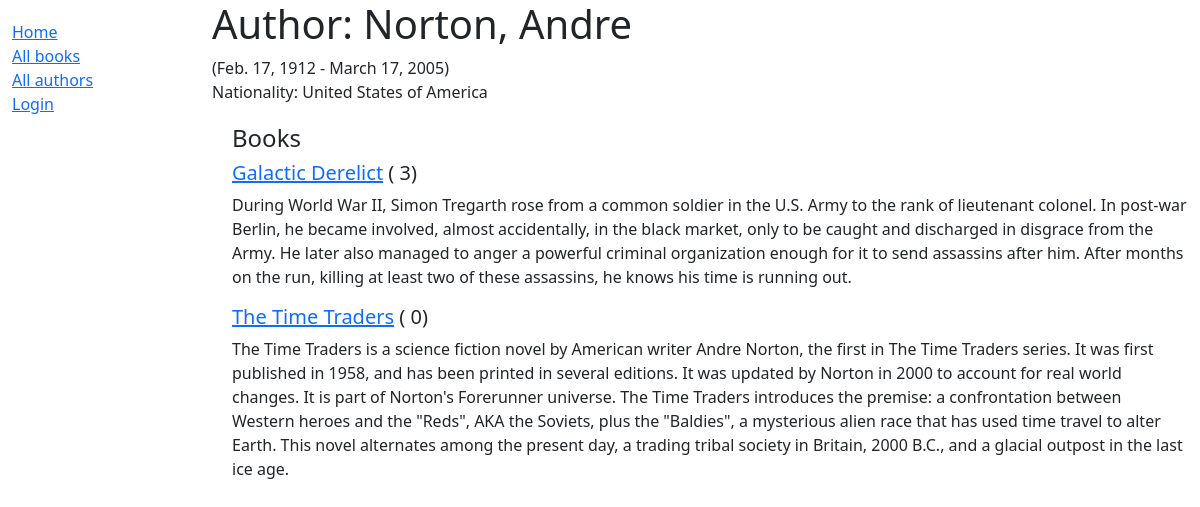
Screenshot of /catalog/author/7 with the database file from the repository.
### catalog/models.py (models this page shows, shortened)
class Author(models.Model):
    first_name = models.CharField(max_length=100)
    last_name = models.CharField(max_length=100)
    country = models.ForeignKey(Country, on_delete=models.SET_NULL, null=True, blank=True, help_text='Select the country of the author')
    date_of_birth = models.DateField(null=True, blank=True)
    date_of_death = models.DateField('died', null=True, blank=True)
    class Meta:
        ordering = ['last_name', 'first_name']

class Country(models.Model):
    name = models.CharField(max_length=100, unique=True)
    code = models.CharField(max_length=3, unique=True, help_text='ISO 3166-1 alpha-3 country code')
    def __str__(self):
        return self.name

class Book(models.Model):
    title = models.CharField(max_length=200)
    author = models.ForeignKey(
        'Author',
        on_delete=models.RESTRICT,
        null=True
    )
    summary = models.TextField(
        max_length=1000,
        help_text="Enter a brief description of the book"
    )
    isbn = models.CharField('ISBN', max_length=13, unique=True, help_text='13 Character <a href="https://www.isbn-insternational.org/content/what-isbn">ISBN</a>')
    genre = models.ManyToManyField('Genre', help_text='Select a genre for this book')
    language = models.ForeignKey('Language', on_delete=models.SET_NULL, null=True)
    class Meta:
        ordering = ['title', 'author']
    def display_genre(self):
        return ', '.join([genre.name for genre in self.genre.all()[:3]])
    display_genre.short_description = 'Genre'

### catalog/views.py (the view)
# urls.py: path('author/<int:pk>', views.AuthorDetailView.as_view(), name='author-detail')
class AuthorDetailView(generic.DetailView):
    model = Author

### catalog/templates/catalog/author_detail.html (shortened to what this page needs)
{% extends "base_generic.html" %}
{% block content %}
<h1>Author: {{ author.last_name }}, {{ author.first_name }} </h1>
<p>
    ({{ author.date_of_birth }} - {{ author.date_of_death}})<br>
    {% if author.country %} Nationality: {{ author.country }} {% endif %}
</p>
<div style="margin-left: 20px; margin-top:20px">
    <h4>Books</h4>
    {% for book in author.book_set.all %}
    <div>
        <h5><a href='{% url 'book-detail' book.id %}'>{{ book.title }}</a> <span>( {{ book.bookinstance_set.count }})</span></h5>
        <p>{{ book.summary }}</p>
    </div>
    {% empty %}
    <p>No book found by this author</p>
    {% endfor %}
</div>
{% endblock %}
{% block sidebar %}
{{ block.super }}
{% endblock sidebar %}

### rows the page displays
Author: date_of_birth "Feb. 17, 1912", date_of_death "March 17, 2005", country "United States of America"
Book: title "Galactic Derelict", bookinstance_set.count "3", summary "During World War II, Simon Tregarth rose from a common soldier in the U.S. Army to the rank of lieutenant colonel. In post-war Berlin, he became involved, almost accidentally, in the black market, only to be caught and discharged in disgrace from the Army. He later also managed to anger a powerful criminal organization enough for it to send assassins after him. After months on the run, killing at least two of these assassins, he knows his time is running out."
Book: title "The Time Traders", bookinstance_set.count "0", summary "The Time Traders is a science fiction novel by American writer Andre Norton, the first in The Time Traders series. It was first published in 1958, and has been printed in several editions. It was updated by Norton in 2000 to account for real world changes. It is part of Norton's Forerunner universe. The Time Traders introduces the premise: a confrontation between Western heroes and the \"Reds\", AKA the Soviets, plus the \"Baldies\", a mysterious alien race that has used time travel to alter Earth. This novel alternates among the present day, a trading tribal society in Britain, 2000 B.C., and a glacial outpost in the last ice age."
